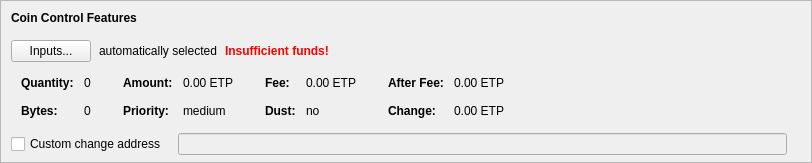
    <widget class="QFrame" name="frameCoinControl">
     <property name="sizePolicy">
      <sizepolicy hsizetype="Expanding" vsizetype="Expanding">
       <horstretch>0</horstretch>
       <verstretch>0</verstretch>
      </sizepolicy>
     </property>
     <property name="maximumSize">
      <size>
       <width>16777215</width>
       <height>16777215</height>
      </size>
     </property>
     <property name="frameShape">
      <enum>QFrame::StyledPanel</enum>
     </property>
     <property name="frameShadow">
      <enum>QFrame::Sunken</enum>
     </property>
     <layout class="QVBoxLayout" name="verticalLayoutCoinControl2">
      <property name="spacing">
       <number>0</number>
      </property>
      <property name="leftMargin">
       <number>0</number>
      </property>
      <property name="topMargin">
       <number>0</number>
      </property>
      <property name="rightMargin">
       <number>0</number>
      </property>
      <property name="bottomMargin">
       <number>6</number>
      </property>
      <item>
       <layout class="QVBoxLayout" name="verticalLayoutCoinControl" stretch="0,0,0,0,1">
        <property name="spacing">
         <number>0</number>
        </property>
        <property name="leftMargin">
         <number>10</number>
        </property>
        <property name="topMargin">
         <number>10</number>
        </property>
        <item>
         <layout class="QHBoxLayout" name="horizontalLayoutCoinControl1">
          <property name="bottomMargin">
           <number>15</number>
          </property>
          <item>
           <widget class="QLabel" name="labelCoinControlFeatures">
            <property name="sizePolicy">
             <sizepolicy hsizetype="Preferred" vsizetype="Maximum">
              <horstretch>0</horstretch>
              <verstretch>0</verstretch>
             </sizepolicy>
            </property>
            <property name="font">
             <font>
              <weight>75</weight>
              <bold>true</bold>
             </font>
            </property>
            <property name="styleSheet">
             <string notr="true">font-weight:bold;</string>
            </property>
            <property name="text">
             <string>Coin Control Features</string>
            </property>
           </widget>
          </item>
         </layout>
        </item>
        <item>
         <layout class="QHBoxLayout" name="horizontalLayoutCoinControl2" stretch="0,0,0,0">
          <property name="spacing">
           <number>8</number>
          </property>
          <property name="bottomMargin">
           <number>10</number>
          </property>
          <item>
           <widget class="QPushButton" name="pushButtonCoinControl">
            <property name="styleSheet">
             <string notr="true"/>
            </property>
            <property name="text">
             <string>Inputs...</string>
            </property>
            <property name="autoDefault">
             <bool>false</bool>
            </property>
           </widget>
          </item>
          <item>
           <widget class="QLabel" name="labelCoinControlAutomaticallySelected">
            <property name="text">
             <string>automatically selected</string>
            </property>
            <property name="margin">
             <number>5</number>
            </property>
           </widget>
          </item>
          <item>
           <widget class="QLabel" name="labelCoinControlInsuffFunds">
            <property name="font">
             <font>
              <weight>75</weight>
              <bold>true</bold>
             </font>
            </property>
            <property name="styleSheet">
             <string notr="true">color:red;font-weight:bold;</string>
            </property>
            <property name="text">
             <string>Insufficient funds!</string>
            </property>
            <property name="margin">
             <number>5</number>
            </property>
           </widget>
          </item>
          <item>
           <spacer name="horizontalSpacerCoinControl">
            <property name="orientation">
             <enum>Qt::Horizontal</enum>
            </property>
            <property name="sizeHint" stdset="0">
             <size>
              <width>40</width>
              <height>1</height>
             </size>
            </property>
           </spacer>
          </item>
         </layout>
        </item>
        <item>
         <widget class="QWidget" name="widgetCoinControl" native="true">
          <property name="sizePolicy">
           <sizepolicy hsizetype="Preferred" vsizetype="Preferred">
            <horstretch>0</horstretch>
            <verstretch>0</verstretch>
           </sizepolicy>
          </property>
          <property name="minimumSize">
           <size>
            <width>0</width>
            <height>0</height>
           </size>
          </property>
          <property name="styleSheet">
           <string notr="true"/>
          </property>
          <layout class="QHBoxLayout" name="horizontalLayoutCoinControl5">
           <property name="leftMargin">
            <number>0</number>
           </property>
           <property name="topMargin">
            <number>0</number>
           </property>
           <property name="rightMargin">
            <number>0</number>
           </property>
           <property name="bottomMargin">
            <number>0</number>
           </property>
           <item>
            <layout class="QHBoxLayout" name="horizontalLayoutCoinControl3" stretch="0,0,0,1">
             <property name="spacing">
              <number>20</number>
             </property>
             <property name="topMargin">
              <number>0</number>
             </property>
             <property name="bottomMargin">
              <number>10</number>
             </property>
             <item>
              <layout class="QFormLayout" name="formLayoutCoinControl1">
               <property name="horizontalSpacing">
                <number>10</number>
               </property>
               <property name="verticalSpacing">
                <number>14</number>
               </property>
               <property name="leftMargin">
                <number>10</number>
               </property>
               <property name="topMargin">
                <number>4</number>
               </property>
               <property name="rightMargin">
                <number>6</number>
               </property>
               <item row="0" column="0">
                <widget class="QLabel" name="labelCoinControlQuantityText">
                 <property name="font">
                  <font>
                   <weight>75</weight>
                   <bold>true</bold>
                  </font>
                 </property>
                 <property name="text">
                  <string>Quantity:</string>
                 </property>
                 <property name="margin">
                  <number>0</number>
                 </property>
                </widget>
               </item>
               <item row="0" column="1">
                <widget class="QLabel" name="labelCoinControlQuantity">
                 <property name="cursor">
                  <cursorShape>IBeamCursor</cursorShape>
                 </property>
                 <property name="contextMenuPolicy">
                  <enum>Qt::ActionsContextMenu</enum>
                 </property>
                 <property name="text">
                  <string notr="true">0</string>
                 </property>
                 <property name="margin">
                  <number>0</number>
                 </property>
                 <property name="textInteractionFlags">
                  <set>Qt::LinksAccessibleByMouse|Qt::TextSelectableByKeyboard|Qt::TextSelectableByMouse</set>
                 </property>
                </widget>
               </item>
               <item row="1" column="0">
                <widget class="QLabel" name="labelCoinControlBytesText">
                 <property name="font">
                  <font>
                   <weight>75</weight>
                   <bold>true</bold>
                  </font>
                 </property>
                 <property name="text">
                  <string>Bytes:</string>
                 </property>
                </widget>
               </item>
               <item row="1" column="1">
                <widget class="QLabel" name="labelCoinControlBytes">
                 <property name="cursor">
                  <cursorShape>IBeamCursor</cursorShape>
                 </property>
                 <property name="contextMenuPolicy">
                  <enum>Qt::ActionsContextMenu</enum>
                 </property>
                 <property name="text">
                  <string notr="true">0</string>
                 </property>
                 <property name="textInteractionFlags">
                  <set>Qt::LinksAccessibleByMouse|Qt::TextSelectableByKeyboard|Qt::TextSelectableByMouse</set>
                 </property>
                </widget>
               </item>
              </layout>
             </item>
             <item>
              <layout class="QFormLayout" name="formLayoutCoinControl2">
               <property name="horizontalSpacing">
                <number>10</number>
               </property>
               <property name="verticalSpacing">
                <number>14</number>
               </property>
               <property name="leftMargin">
                <number>6</number>
               </property>
               <property name="topMargin">
                <number>4</number>
               </property>
               <property name="rightMargin">
                <number>6</number>
               </property>
               <item row="0" column="0">
                <widget class="QLabel" name="labelCoinControlAmountText">
                 <property name="font">
                  <font>
                   <weight>75</weight>
                   <bold>true</bold>
                  </font>
                 </property>
                 <property name="text">
                  <string>Amount:</string>
                 </property>
                 <property name="margin">
                  <number>0</number>
                 </property>
                </widget>
               </item>
               <item row="0" column="1">
                <widget class="QLabel" name="labelCoinControlAmount">
                 <property name="cursor">
                  <cursorShape>IBeamCursor</cursorShape>
                 </property>
                 <property name="contextMenuPolicy">
                  <enum>Qt::ActionsContextMenu</enum>
                 </property>
                 <property name="text">
                  <string notr="true">0.00 ETP</string>
                 </property>
                 <property name="textInteractionFlags">
                  <set>Qt::LinksAccessibleByMouse|Qt::TextSelectableByKeyboard|Qt::TextSelectableByMouse</set>
                 </property>
                </widget>
               </item>
               <item row="1" column="0">
                <widget class="QLabel" name="labelCoinControlPriorityText">
                 <property name="font">
                  <font>
                   <weight>75</weight>
                   <bold>true</bold>
                  </font>
                 </property>
                 <property name="text">
                  <string>Priority:</string>
                 </property>
                </widget>
               </item>
               <item row="1" column="1">
                <widget class="QLabel" name="labelCoinControlPriority">
                 <property name="cursor">
                  <cursorShape>IBeamCursor</cursorShape>
                 </property>
                 <property name="contextMenuPolicy">
                  <enum>Qt::ActionsContextMenu</enum>
                 </property>
                 <property name="text">
                  <string>medium</string>
                 </property>
                 <property name="textInteractionFlags">
                  <set>Qt::LinksAccessibleByMouse|Qt::TextSelectableByKeyboard|Qt::TextSelectableByMouse</set>
                 </property>
                </widget>
               </item>
              </layout>
             </item>
             <item>
              <layout class="QFormLayout" name="formLayoutCoinControl3">
               <property name="horizontalSpacing">
                <number>10</number>
               </property>
               <property name="verticalSpacing">
                <number>14</number>
               </property>
               <property name="leftMargin">
                <number>6</number>
               </property>
               <property name="topMargin">
                <number>4</number>
               </property>
               <property name="rightMargin">
                <number>6</number>
               </property>
               <item row="0" column="0">
                <widget class="QLabel" name="labelCoinControlFeeText">
                 <property name="font">
                  <font>
                   <weight>75</weight>
                   <bold>true</bold>
                  </font>
                 </property>
                 <property name="text">
                  <string>Fee:</string>
                 </property>
                 <property name="margin">
                  <number>0</number>
                 </property>
                </widget>
               </item>
               <item row="0" column="1">
                <widget class="QLabel" name="labelCoinControlFee">
                 <property name="cursor">
                  <cursorShape>IBeamCursor</cursorShape>
                 </property>
                 <property name="contextMenuPolicy">
                  <enum>Qt::ActionsContextMenu</enum>
                 </property>
                 <property name="text">
                  <string notr="true">0.00 ETP</string>
                 </property>
                 <property name="textInteractionFlags">
                  <set>Qt::LinksAccessibleByMouse|Qt::TextSelectableByKeyboard|Qt::TextSelectableByMouse</set>
                 </property>
                </widget>
               </item>
               <item row="1" column="0">
                <widget class="QLabel" name="labelCoinControlLowOutputText">
                 <property name="font">
                  <font>
                   <weight>75</weight>
                   <bold>true</bold>
                  </font>
                 </property>
                 <property name="text">
                  <string>Dust:</string>
                 </property>
                </widget>
               </item>
               <item row="1" column="1">
                <widget class="QLabel" name="labelCoinControlLowOutput">
                 <property name="cursor">
                  <cursorShape>IBeamCursor</cursorShape>
                 </property>
                 <property name="contextMenuPolicy">
                  <enum>Qt::ActionsContextMenu</enum>
                 </property>
                 <property name="text">
                  <string>no</string>
                 </property>
                 <property name="textInteractionFlags">
                  <set>Qt::LinksAccessibleByMouse|Qt::TextSelectableByKeyboard|Qt::TextSelectableByMouse</set>
                 </property>
                </widget>
               </item>
              </layout>
             </item>
             <item>
              <layout class="QFormLayout" name="formLayoutCoinControl4">
               <property name="horizontalSpacing">
                <number>10</number>
               </property>
               <property name="verticalSpacing">
                <number>14</number>
               </property>
               <property name="leftMargin">
                <number>6</number>
               </property>
               <property name="topMargin">
                <number>4</number>
               </property>
               <property name="rightMargin">
                <number>6</number>
               </property>
               <item row="0" column="0">
                <widget class="QLabel" name="labelCoinControlAfterFeeText">
                 <property name="font">
                  <font>
                   <weight>75</weight>
                   <bold>true</bold>
                  </font>
                 </property>
                 <property name="text">
                  <string>After Fee:</string>
                 </property>
                 <property name="margin">
                  <number>0</number>
                 </property>
                </widget>
               </item>
               <item row="0" column="1">
                <widget class="QLabel" name="labelCoinControlAfterFee">
                 <property name="cursor">
                  <cursorShape>IBeamCursor</cursorShape>
                 </property>
                 <property name="contextMenuPolicy">
                  <enum>Qt::ActionsContextMenu</enum>
                 </property>
                 <property name="text">
                  <string notr="true">0.00 ETP</string>
                 </property>
                 <property name="textInteractionFlags">
                  <set>Qt::LinksAccessibleByMouse|Qt::TextSelectableByKeyboard|Qt::TextSelectableByMouse</set>
                 </property>
                </widget>
               </item>
               <item row="1" column="0">
                <widget class="QLabel" name="labelCoinControlChangeText">
                 <property name="font">
                  <font>
                   <weight>75</weight>
                   <bold>true</bold>
                  </font>
                 </property>
                 <property name="text">
                  <string>Change:</string>
                 </property>
                </widget>
               </item>
               <item row="1" column="1">
                <widget class="QLabel" name="labelCoinControlChange">
                 <property name="cursor">
                  <cursorShape>IBeamCursor</cursorShape>
                 </property>
                 <property name="contextMenuPolicy">
                  <enum>Qt::ActionsContextMenu</enum>
                 </property>
                 <property name="text">
                  <string notr="true">0.00 ETP</string>
                 </property>
                 <property name="textInteractionFlags">
                  <set>Qt::LinksAccessibleByMouse|Qt::TextSelectableByKeyboard|Qt::TextSelectableByMouse</set>
                 </property>
                </widget>
               </item>
              </layout>
             </item>
            </layout>
           </item>
          </layout>
         </widget>
        </item>
        <item>
         <layout class="QHBoxLayout" name="horizontalLayoutCoinControl4" stretch="0,0,0">
          <property name="spacing">
           <number>12</number>
          </property>
          <property name="sizeConstraint">
           <enum>QLayout::SetDefaultConstraint</enum>
          </property>
          <property name="topMargin">
           <number>5</number>
          </property>
          <property name="rightMargin">
           <number>5</number>
          </property>
          <item>
           <widget class="QCheckBox" name="checkBoxCoinControlChange">
            <property name="toolTip">
             <string>If this is activated, but the change address is empty or invalid, change will be sent to a newly generated address.</string>
            </property>
            <property name="text">
             <string>Custom change address</string>
            </property>
           </widget>
          </item>
          <item>
           <widget class="QValidatedLineEdit" name="lineEditCoinControlChange">
            <property name="enabled">
             <bool>false</bool>
            </property>
            <property name="sizePolicy">
             <sizepolicy hsizetype="Expanding" vsizetype="Fixed">
              <horstretch>0</horstretch>
              <verstretch>0</verstretch>
             </sizepolicy>
            </property>
           </widget>
          </item>
          <item>
           <widget class="QLabel" name="labelCoinControlChangeLabel">
            <property name="sizePolicy">
             <sizepolicy hsizetype="Preferred" vsizetype="Expanding">
              <horstretch>0</horstretch>
              <verstretch>0</verstretch>
             </sizepolicy>
            </property>
            <property name="minimumSize">
             <size>
              <width>0</width>
              <height>0</height>
             </size>
            </property>
            <property name="text">
             <string/>
            </property>
            <property name="margin">
             <number>3</number>
            </property>
           </widget>
          </item>
         </layout>
        </item>
        <item>
         <spacer name="verticalSpacerCoinControl">
          <property name="orientation">
           <enum>Qt::Vertical</enum>
          </property>
          <property name="sizeHint" stdset="0">
           <size>
            <width>800</width>
            <height>1</height>
           </size>
          </property>
         </spacer>
        </item>
       </layout>
      </item>
     </layout>
    </widget>
